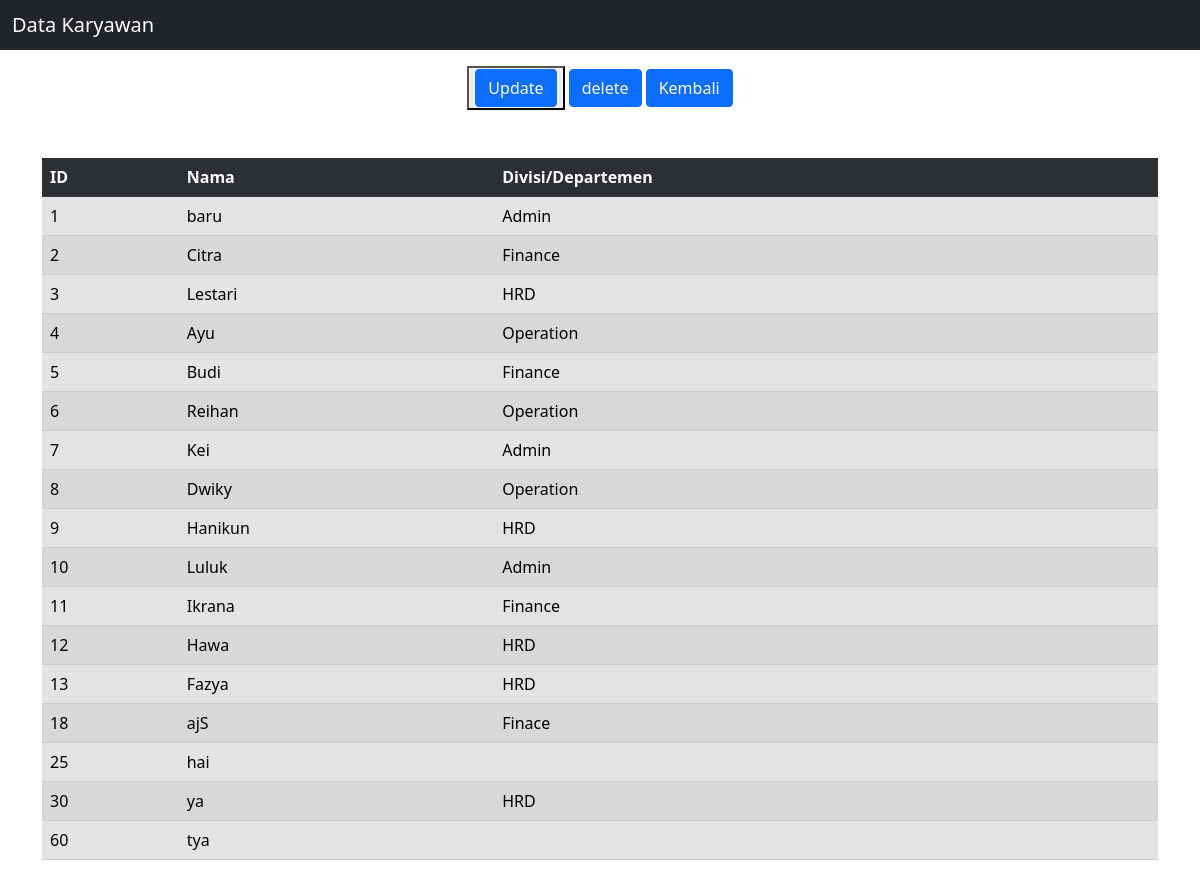
The page /view.php on the database its author committed.
### tables this page shows
CREATE TABLE `karyawan` (
  `id` int(20) NOT NULL,
  `nama` varchar(20) NOT NULL,
  `divisi` varchar(20) NOT NULL
);

### view.php (the view, shortened to what this page needs)
<?php
include_once("koneksi.php");
$result = mysqli_query($koneksi, "SELECT * FROM karyawan ORDER BY id ASC");
?>
<html>
<head>
    <link href="https://cdn.jsdelivr.net/npm/bootstrap@5.1.3/dist/css/bootstrap.min.css" rel="stylesheet"
>
</head>
<body>
    <nav class="navbar navbar-dark bg-dark">
        <div class="container-fluid">
            <span class="navbar-brand mb-0 h1">Data Karyawan</span>
        </div>
    </nav>
    <form method="post">
        <div class="text-center my-3">
            <button><a class="btn btn-primary" href="add.php">Update</a></button>
            <a href="delete.php" class="btn btn-primary">delete</a>
            <a href="index.php" class="btn btn-primary">Kembali</a>
        </div>
    </form>
    <div class="container">
        <table class="my-5 table table-striped">
            <tr class="table-dark">
                <th>ID</th>
                <th>Nama</th>
                <th>Divisi/Departemen</th>
            </tr>
            <?php
            while ($r = mysqli_fetch_array($result)) {
            ?>
            <tr class="table-secondary">
                <td><?php echo $r['id']; ?></td>
                <td><?php echo $r['nama']; ?></td>
                <td><?php echo $r['divisi']; ?></td>
            </tr>
            <?php
            }
            ?>
        </table>
    </div>
</body>
</html>

### rows shown on the page
karyawan: id "1", nama "baru", divisi "Admin"
karyawan: id "2", nama "Citra", divisi "Finance"
karyawan: id "3", nama "Lestari", divisi "HRD"
karyawan: id "4", nama "Ayu", divisi "Operation"
karyawan: id "5", nama "Budi", divisi "Finance"
karyawan: id "6", nama "Reihan", divisi "Operation"
karyawan: id "7", nama "Kei", divisi "Admin"
karyawan: id "8", nama "Dwiky", divisi "Operation"
karyawan: id "9", nama "Hanikun", divisi "HRD"
karyawan: id "10", nama "Luluk", divisi "Admin"
karyawan: id "11", nama "Ikrana", divisi "Finance"
karyawan: id "12", nama "Hawa", divisi "HRD"
karyawan: id "13", nama "Fazya", divisi "HRD"
karyawan: id "18", nama "ajS", divisi "Finace"
karyawan: id "25", nama "hai"
karyawan: id "30", nama "ya", divisi "HRD"
karyawan: id "60", nama "tya"
